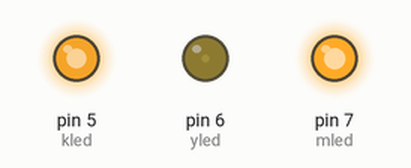
Simulated run of this sketch. Board: Arduino Uno, built with avr-gcc and run on an emulated ATmega328P. Shown: output pins drawn as LEDs (lit = HIGH). Random numbers use the default seed unless the sketch sets one.

Above: at 0.1 s.
At 4.6 s:
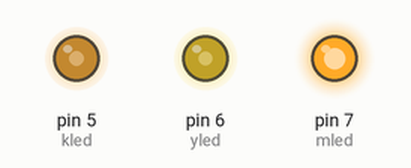
At 9.6 s:
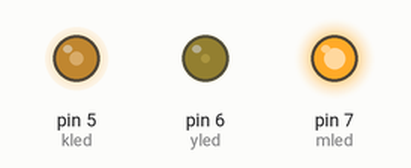
At 19.1 s:
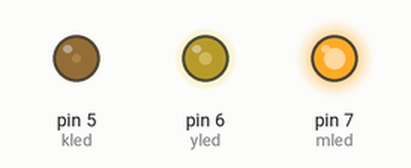
At 28.6 s:
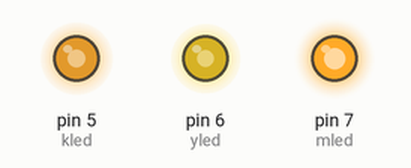
At 39.1 s:
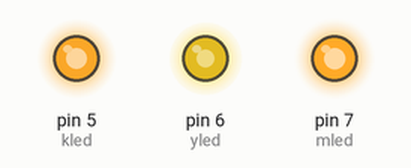
Timing chart, 0 to 40.0 s (numbered marks = the images above):
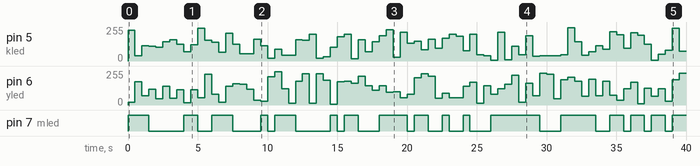

The sketch:

rgb_led_code.ino
```cpp
int kled = 5;
int yled = 6;
int mled = 7;

void setup() {

pinMode(kled, OUTPUT);
pinMode(yled, OUTPUT);
pinMode(mled, OUTPUT);
}
void loop()
{
 int kdeger = random(0,255);
int ydeger = random(0,255);
int mdeger = random(0,255);


analogWrite(kled, kdeger);
analogWrite(yled, ydeger);
analogWrite(mled, mdeger);
delay(500);
}
```

Measured:
- by itself, pin 7 (mled): LOW → HIGH at 0.00 s, → LOW 1.5 s later, → HIGH 2.5 s later, → LOW 1.0 s later, … (33 changes in this stretch)
- by itself, pin 6 (yled): 0/255 → 19/255 at 0.00 s, → 175/255 0.50 s later, → 68/255 0.50 s later, → 120/255 0.50 s later, … (80 changes in this stretch)
- by itself, pin 5 (kled): 0/255 → 232/255 at 0.00 s, → 38/255 0.50 s later, → 114/255 0.50 s later, → 109/255 0.50 s later, … (80 changes in this stretch)
